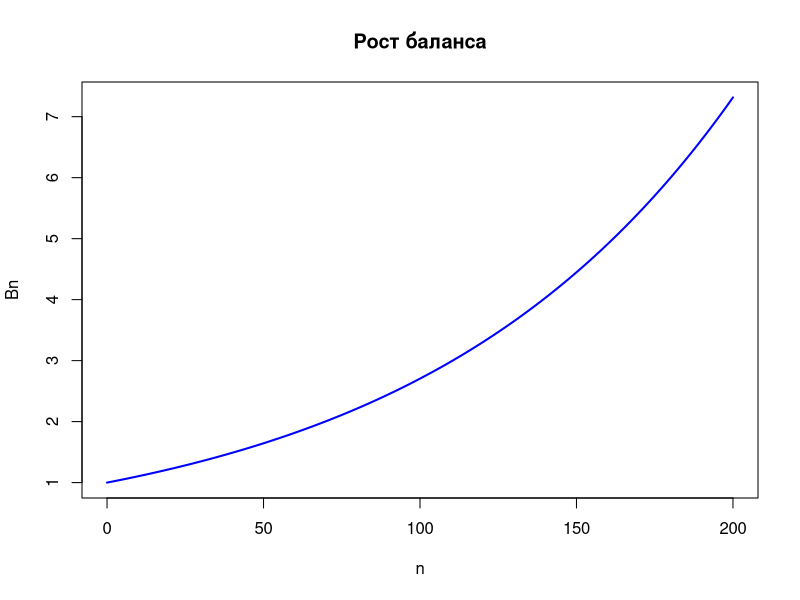
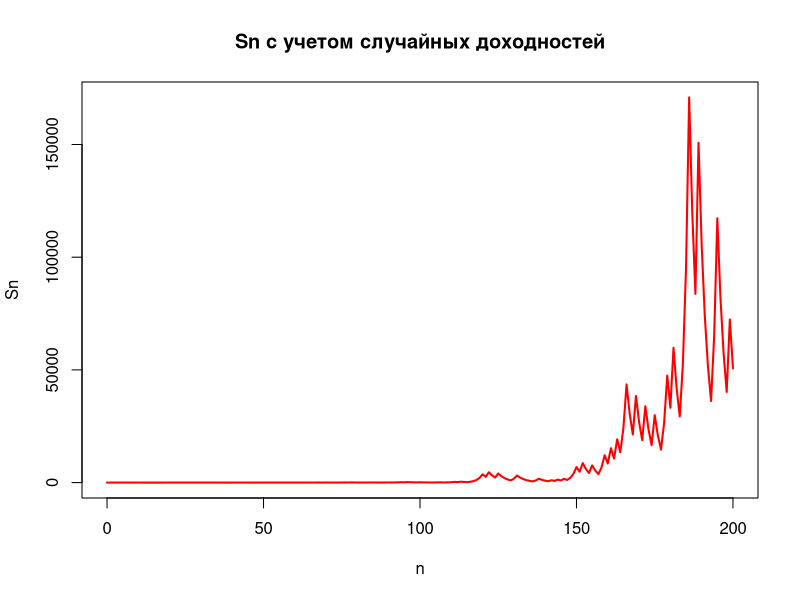

The R source for these figures, in order:
#Variable&Function-Declaration
rate = 0.01
ib = 1
n = 200

initp = 1
success = 0.8
fail = -0.3
pofsuccess = 0.4

S0 <- 100
K <- 100
N <- 10
a <- -0.3
b <- 0.8
r <- 0.2

BnFunc = function(initial_balance, rate, per) {
  B = numeric(per + 1)
  B[1] = initial_balance
  for (i in 2:(per + 1)) {
    B[i] = (1 + rate) * B[i - 1]
  }
  return(B)
}

RhoGen = function(per, pofsuccess, success, fail) {
  rhos = numeric(n)
  for (i in 1:n) {
    if (rbinom(1, 1, pofsuccess) == 1) {
      rhos[i] = success  
    } else {
      rhos[i] = fail  
    }
  }
  return(rhos)
}
SnFunc = function(initial_price, rhos) {
  Sn = numeric(length(rhos) + 1)
  Sn[1] = initial_price
  for (i in 2:(length(rhos) + 1)) {
    Sn[i] = (1 + rhos[i - 1]) * Sn[i - 1]
  }
  return(Sn)
}

BinomCoeff = function(n, k) {
  choose(n, k)
}
BinomialSum = function(j, N, p) {
  s = 0
  for (k in j:N) {
    s = s + BinomCoeff(N, k) * p^k * (1 - p)^(N - k)
  }
  return(s)
}
CalculateCallPrice = function(S0, K, N, a, b, r) {
  p_ = (r - a) / (b - a)
  p_s = ((1 + b) / (1 + r)) * p_
  K0 = 1 + floor(log(K / (S0 * (1 + a)^N)) / log((1 + b) / (1 + a)))
  
  if (K0 <= N) {
    price = S0 * BinomialSum(K0, N, p_s) - 
      K * (1 + r)^(-N) * BinomialSum(K0, N, p_)
  } else {
    price = 0
  }
  return(price)
}
#Bn----
Bn = BnFunc(ib, rate, n)
plot(0:n, Bn, type = "l", col = "blue", lwd = 2,xlab = "n", ylab = "Bn",
     main = "Рост баланса")


#Sn----
RH = RhoGen(n, pofsuccess, success, fail)
Sn = SnFunc(initp, RH)
plot(0:n, Sn, type = "l", col = "red", lwd = 2,xlab = "n", ylab = "Sn",
     main = "Sn с учетом случайных доходностей")


#Call-Price----
callPrice = CalculateCallPrice(S0, K, N, a, b, r)
callPrice

